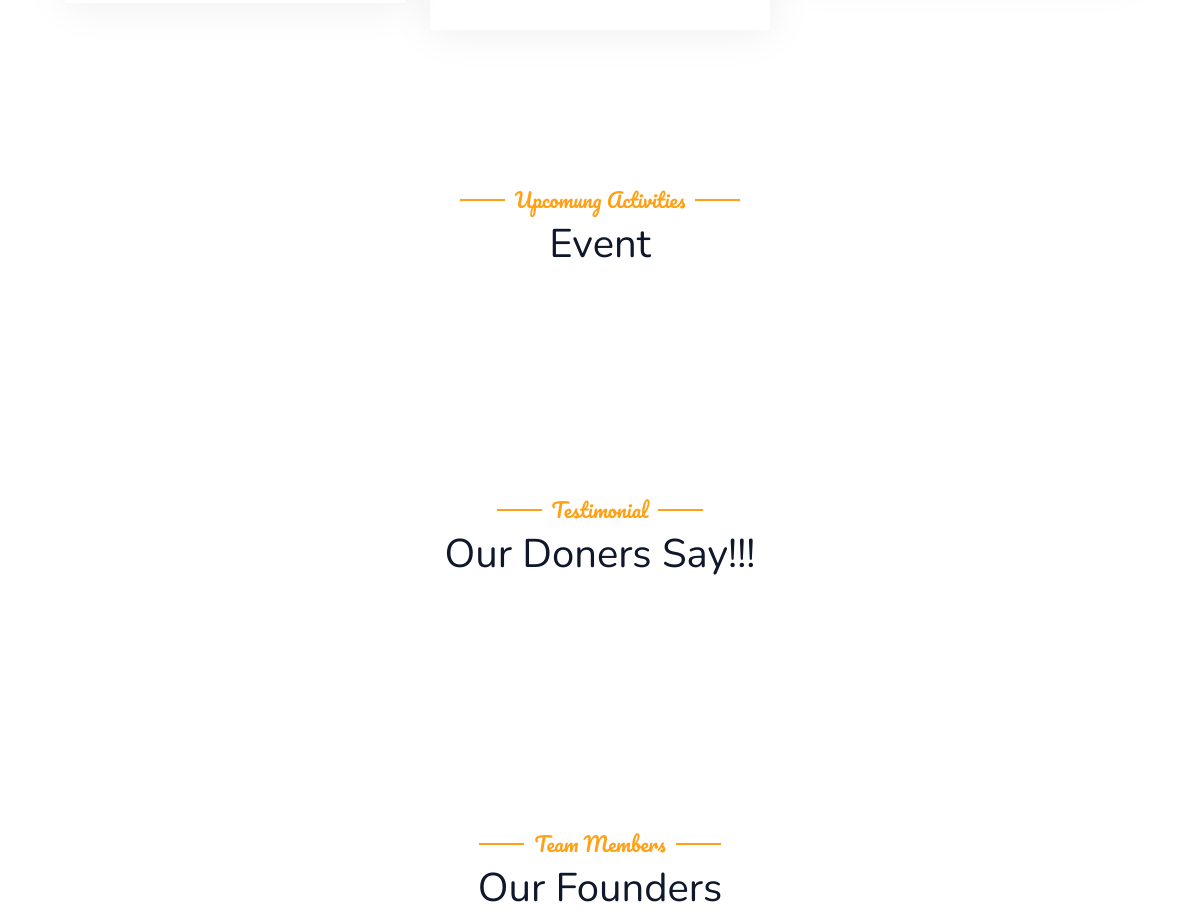
Before: /userhome (middle part) with the older database file.
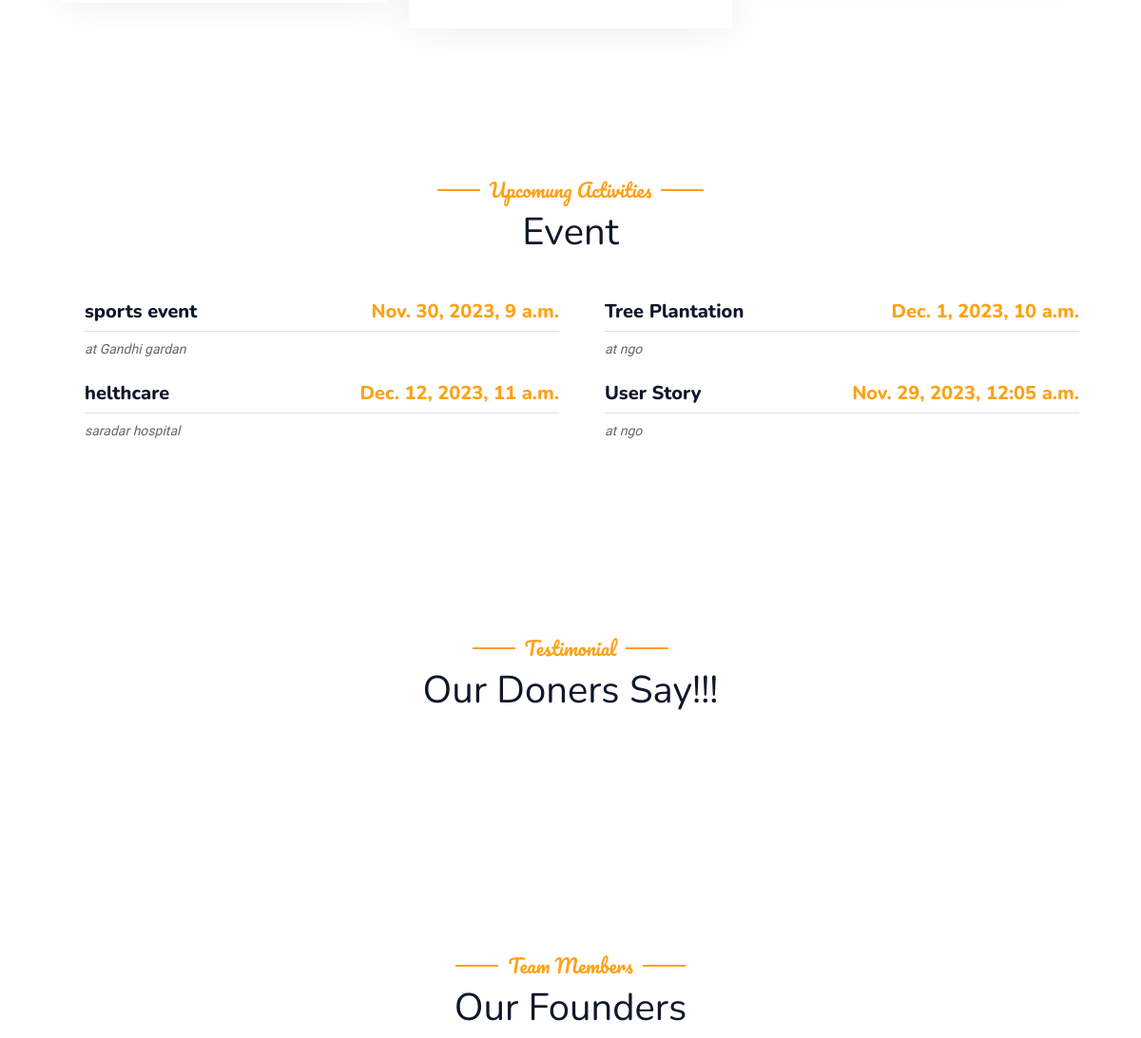
After: the same page with the newer database file.
### ngo/models.py (models this page shows, shortened)
class StaffNotification(models.Model):
    name = models.CharField(max_length=100)
    event_datetime = models.DateTimeField()
    description = models.TextField()

### visitor/views.py (the view)
# urls.py: path('userhome', views.user_index, name="userhome"),
def user_index (request):
    notifications = StaffNotification.objects.all()
    return render(request, 'user/user_index.html',{'notifications': notifications})

### visitor/templates/user/user_index.html (shortened to what this page needs)
{% extends 'userbase.html' %}
{% load static %}
{% block content %}
        <div class="container-xxl">
            <div class="container">
                <div class="row g-6">
                    <div class="col-lg-4 col-sm-6 wow fadeInUp" data-wow-delay="0.1s">
                    </div>
                    <div class="col-lg-4 col-sm-6 wow fadeInUp" data-wow-delay="0.3s">
                        <div class="service-item rounded pt-3">
                            <div class="p-4">
                            </div>
                        </div>
                    </div>
                    <div class="col-lg-4 col-sm-6 wow fadeInUp" data-wow-delay="0.5s">
                    </div>
                </div>
            </div>
        </div>
        <div class="container-xxl py-5">
            <div class="container">
                <div class="text-center wow fadeInUp" data-wow-delay="0.1s">
                    <h5 class="section-title ff-secondary text-center text-primary fw-normal">Upcomung Activities</h5>
                    <h1 class="mb-5">Event</h1>
                </div>
                <div class="tab-class text-center wow fadeInUp" data-wow-delay="0.1s">
                    <div class="tab-content">
                        <div id="tab-1" class="tab-pane fade show p-0 active">
                            <div class="row g-4">
                                {% for notification in notifications %}
                                <div class="col-lg-6">
                                    <div class="d-flex align-items-center">
                                        <div class="w-100 d-flex flex-column text-start ps-4">
                                            <h5 class="d-flex justify-content-between border-bottom pb-2">
                                                <span>{{ notification.name }}</span>
                                                <span class="text-primary">{{ notification.event_datetime }}</span>
                                            </h5>
                                            <small class="fst-italic">{{ notification.description }}</small>
                                        </div>
                                    </div>
                                </div>
                                {% endfor %}
                            </div>
                        </div>
                    </div>
                </div>
            </div>
        </div>
<div class="container-xxl py-5 wow fadeInUp" data-wow-delay="0.5s">
<div class="container">
<div class="text-center">
<h5 class="section-title ff-secondary text-center text-primary fw-normal">Testimonial</h5>
<h1 class="mb-5">Our Doners Say!!!</h1>
</div>
</div>
</div>
</div>
<div class="container-xxl pt-5 pb-3">
    <div class="container">
        <div class="text-center wow fadeInUp" data-wow-delay="0.1s">
            <h5 class="section-title ff-secondary text-center text-primary fw-normal">Team Members</h5>
            <h1 class="mb-5">Our Founders</h1>
        </div>
    </div>
    </div>
{% endblock %}

Changed rows visible on the page:
added StaffNotification: name "sports event", event_datetime "Nov. 30, 2023, 9 a.m.", description "at Gandhi gardan"
added StaffNotification: name "Tree Plantation", event_datetime "Dec. 1, 2023, 10 a.m.", description "at ngo"
added StaffNotification: name "helthcare", event_datetime "Dec. 12, 2023, 11 a.m.", description "saradar hospital"
added StaffNotification: name "User Story", event_datetime "Nov. 29, 2023, 12:05 a.m.", description "at ngo"
